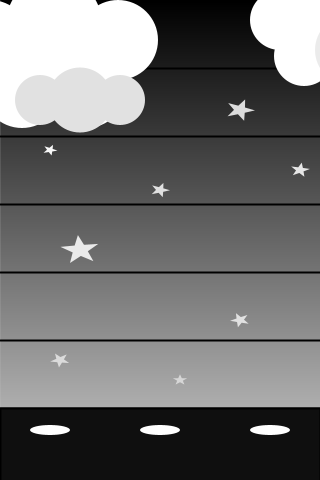
Frame 1 (no input)
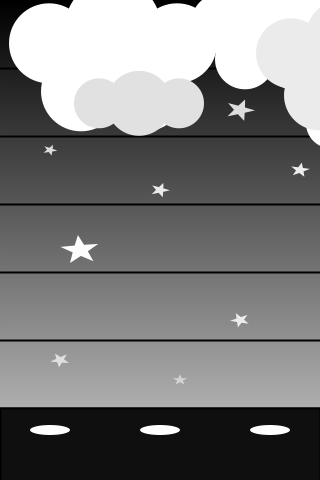
Frame 60 (the mouse pressed at the canvas centre just before this capture)
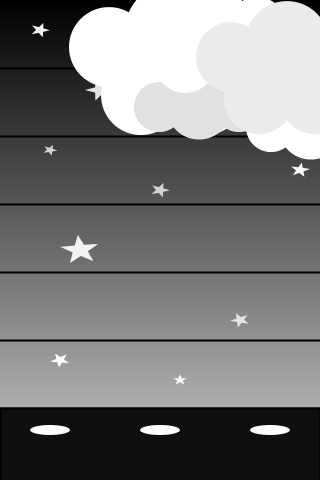
Frame 120 (the mouse held since frame 60 and released just before this capture)

The Processing sketch that drew these frames (run headless with seeded random() and noise(); from frame 60 on, the mouse is pressed at the canvas centre):

// Processing sketch: processing_60303
// ── processing_60303.pde

//picture from my very good friend Ceci: http://3.bp.blogspot.com/-A9Bq0IKzusg/T5cln_k1jeI/AAAAAAAAASg/f2xGZSO_KUg/s1600/IMG_0763.JPG
//visit her blog: http://sweetnsourphoto.blogspot.co.uk/
//by 50ftWoman

int px=-10; //to move the clouds along the x axis
//varaibles to give the clouds a sinusoid movement (code taken from Processing Handbook by Casey Reas and Ben Fry)
float offset = 20.0; // Y offset
float scaleVal = 10.0; // Scale value for the wave magnitude
float angleInc = PI/28.0; // Increment between the next angle
float angle = 0.0;
float py;

void setup(){
  size(320,480);
  frameRate(20);
}

void draw(){
  //**********background and floor***********
  //background
  back(); //I created an object just to make code more tidy
  
  //floor
  smooth();
  fill(15);
  rect(0,height/7*6,width,height);
  fill(255);
  noStroke();
  for(int i=50; i < width;i+=110){
  ellipse(i,430,40,10);}
  
  //************stars***********************
  //x position, y position, size, orientation
    star(40,30,20,-70);
    star(100,90,30,180);
    star(150,30,15,110);
    star(240,110,30,-70);
    star(50,150,15,150);
    star(160,190,20,-70);
    star(300,170,20,-80);
    star(80,250,40,120);
    star(240,320,20,30);
    star(180,380,15,-90);
    star(60,360,20,240);
    
  //**********moving clouds*********
  // x position, y position, size of the ellipse that will form the cloud, color fill, kind of cloud
  
  float py = offset + (sin(angle) * scaleVal); //sinusod movement
   
  cloud(px,py+20,80,255,1);  
  cloud(px+50,py+80,50,225,2);
  cloud(width-px-50,py,60,255,1);
  cloud(width-px+60,py+100,50,255,2);
  cloud(width-px+20,py+30,70,235,1);
   
  px++;
  angle += angleInc;  
  if (px>width+180){px=0;}
}

void back(){
  for (int y=0;y<height/7*6;y++){
    float n = norm(y, 0.0, float(height/7*6)); // example from handbook to make the grey gradient
    float val = n * 175.0;
    stroke(val);
    smooth();
      line (0,y,width,y);}
   for (int l=height/7;l<=height;l+=height/7){
     stroke(0);
     strokeWeight(2);
     line(0,l,width,l);
   }
  }


void cloud(int x,float y,float t, int f, int k){ 
  noStroke();
  fill(f);
  if (k==1){
    ellipse(x,y,t,t);
    ellipse(x+0.4*t,y+0.6*t,t,t);
    ellipse(x+1.2*t,y+0.6*t,t,t);
    ellipse(x+1.6*t,y,t,t);
    ellipse(x+0.8*t,y-0.2*t,t+0.2*t,t+0.2*t);
  } 
  else if (k==2){
    ellipse(x,y,t,t);
    ellipse(x+0.8*t,y,t+0.3*t,t+0.3*t);
    ellipse(x+1.6*t,y,t,t);
  }
}

void star(float cx, float cy, float w, float startAngle){ //http://processing.org/learning/anatomy/ adapted
    float angle = TWO_PI/ 10;  // twice as many sides
    float dw; // draw width
    float dh; // draw height
    float h=w*3/4;
    
    w = w / 2.0; 
    h = h / 2.0;

    noStroke();
    float c=random(210,255); //by setting random colors you get the impression of shining stars
    fill(c);
    
    beginShape();
    for (int i = 0; i < 10; i++)
    {
      dw = w;
      dh = h;
      if (i % 2 == 1) // for odd vertices, use short radius
      {
        dw = w * 0.4;
        dh = h * 0.4;
      }
      vertex(cx + dw * cos(radians(startAngle) + angle * i),
        cy + dh * sin(radians(startAngle) + angle * i));
    }
    endShape(CLOSE);
  }
